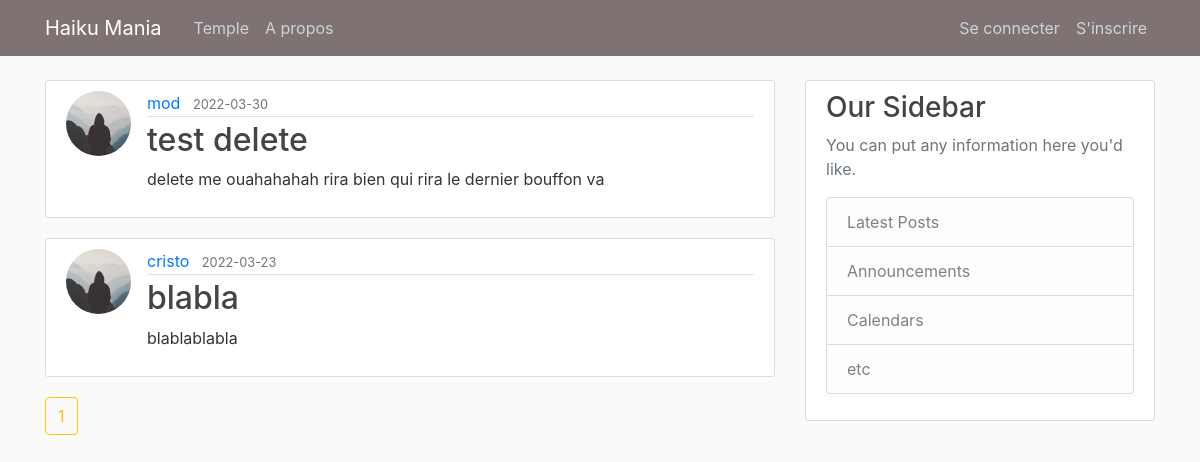
Page /home on the earlier database version.
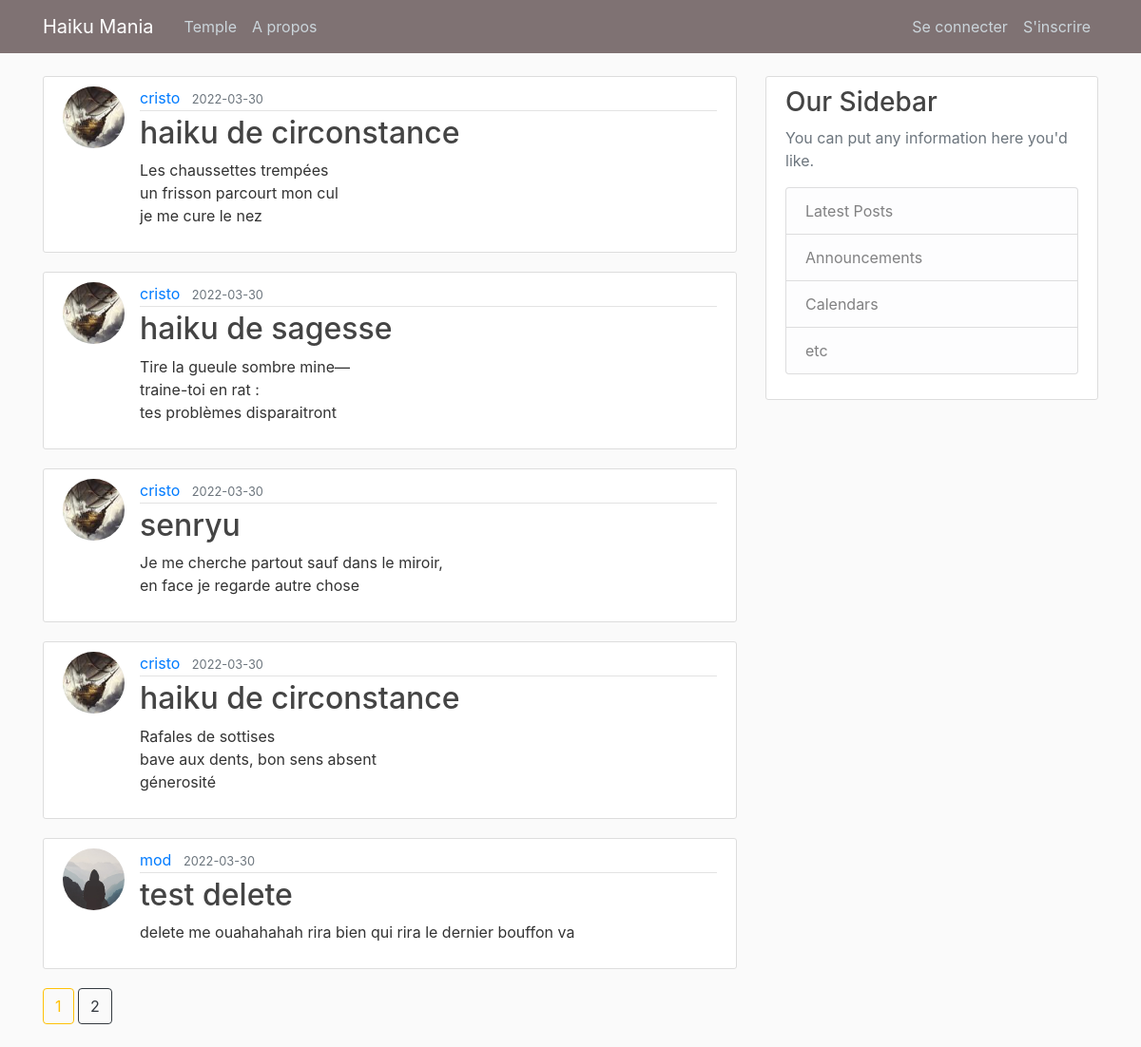
Same page on the later database version.
### flaskblog/models.py (models this page shows, shortened)
class Post(db.Model):
    id = db.Column(db.Integer, primary_key=True)
    title = db.Column(db.String(100), nullable=False)
    date_posted = db.Column(db.DateTime, nullable=False, default=datetime.utcnow)
    content = db.Column(db.Text, nullable=False)
    user_id = db.Column(db.Integer, db.ForeignKey('user.id'), nullable=False)

class User(db.Model, UserMixin):
    id = db.Column(db.Integer, primary_key=True)
    username = db.Column(db.String(20), unique=True, nullable=False)
    email = db.Column(db.String(120), unique=True, nullable=False)
    image_file = db.Column(db.String(20), nullable=False, default='default.jpg')
    password = db.Column(db.String(60), nullable=False)
    posts = db.relationship('Post', backref='author', lazy=True)

### flaskblog/main/routes.py (the view)
@main.route("/")
@main.route("/home")
def home():
    page = request.args.get('page', 1, type=int)
    posts = Post.query.order_by(Post.date_posted.desc()).paginate(page=page, per_page=5)
    return render_template('home.html', posts=posts)

### flaskblog/templates/home.html
{% extends "layout.html" %}
{% block content %}
    {% for post in posts.items %}
        <article class="media content-section">
          <img class="rounded-circle article-img" src="{{ url_for('static', filename='profile_pics/' + post.author.image_file) }}">
          <div class="media-body">
            <div class="article-metadata">
              <a class="mr-2" href="{{ url_for('users.user_posts', username=post.author.username) }}">{{ post.author.username }}</a>
              <small class="text-muted">{{ post.date_posted.strftime('%Y-%m-%d') }}</small>
            </div>
            <h2><a class="article-title" href="{{ url_for('posts.post', post_id=post.id) }}">{{ post.title }}</a></h2>
            <p class="article-content">{{ post.content }}</p>
          </div>
        </article>
    {% endfor %}
    {% for page_num in posts.iter_pages(left_edge=1, right_edge=1, left_current=1, right_current=2) %}
      {% if page_num %}
        {% if posts.page == page_num %}
          <a class="btn btn-outline-warning mb-4" href="{{ url_for('main.home', page=page_num) }}">{{ page_num }}</a>
        {% else %}
          <a class="btn btn-outline-dark mb-4" href="{{ url_for('main.home', page=page_num) }}">{{ page_num }}</a>
        {% endif %}
      {% else %}
        ...
      {% endif %}
    {% endfor %}
{% endblock content %}

Differences in the rows shown:
no longer on this page (row unchanged): Post: image_file (placeholder picture), author.username "cristo", date_posted "2022-03-23", title "blabla", content "blablablabla"
added Post: image_file (picture), author.username "cristo", date_posted "2022-03-30", title "haiku de circonstance", content "Les chaussettes trempées un frisson parcourt mon cul je me cure le nez"
added Post: image_file (picture), author.username "cristo", date_posted "2022-03-30", title "haiku de sagesse", content "Tire la gueule sombre mine— traine-toi en rat : tes problèmes disparaitront"
added Post: image_file (picture), author.username "cristo", date_posted "2022-03-30", title "senryu", content "Je me cherche partout sauf dans le miroir, en face je regarde autre chose"
added Post: image_file (picture), author.username "cristo", date_posted "2022-03-30", title "haiku de circonstance", content "Rafales de sottises bave aux dents, bon sens absent génerosité"
Other differences:
new list line: "2"
